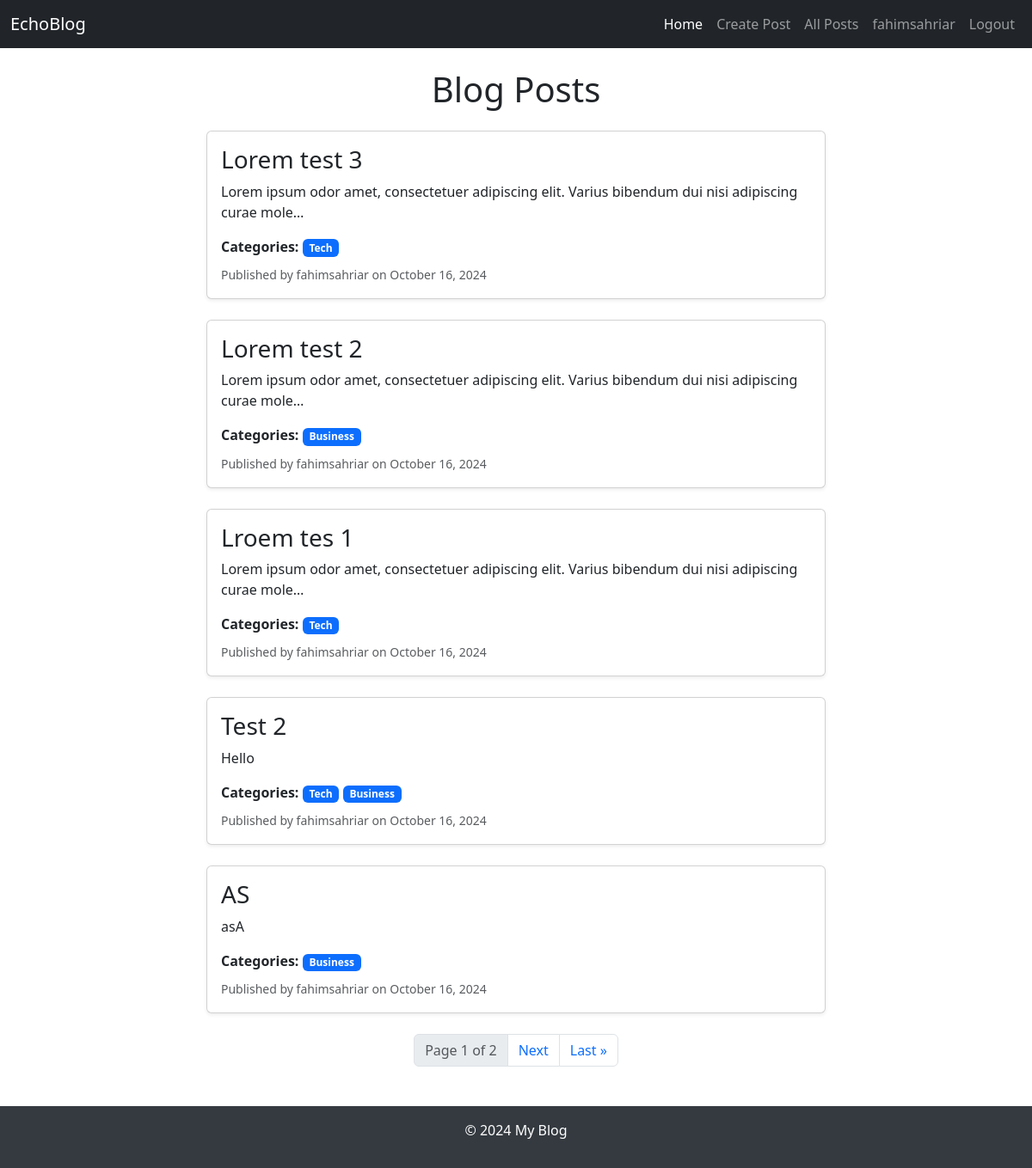
The app's page /post/all/ (signed in) with its own data.
### main/models.py (models this page shows, shortened)
class Post(models.Model):
    title = models.CharField(max_length=200)
    content = models.TextField(null=True)
    author = models.ForeignKey(User, on_delete=models.CASCADE, null=True)
    created_at = models.DateTimeField(auto_now_add=True)
    updated_at = models.DateTimeField(auto_now=True)
    categories = models.ManyToManyField('Category')
    likes = models.ManyToManyField(User, related_name='post_likes', blank=True)

class Category(models.Model):
    name = models.CharField(max_length=100)

### main/views.py (the view)
# urls.py: path('post/all/', views.post_list, name='post_list'),
@login_required
def post_list(request):
    posts = Post.objects.order_by('-created_at')  # Get all posts, ordered by newest
    paginator = Paginator(posts, 5)  # Show 25 contacts per page.
    page_number = request.GET.get("page")
    posts_obj = paginator.get_page(page_number)
    return render(request, 'blog/post_list.html', {'posts': posts_obj})

### templates/blog/post_list.html (shortened to what this page needs)
{% extends 'blog/base.html' %}
{% block content %}
<div class="container">
    <h1 class="mt-4 mb-4 text-center">Blog Posts</h1>
    <div class="row">
        <div class="col-lg-8 mx-auto">
            {% for post in posts %}
            <div class="card mb-4 shadow-sm">
                <div class="card-body">
                    <h3 class="card-title">
                        <a href="{% url 'post_detail' post.id %}" class="text-dark text-decoration-none">
                            {{ post.title }}
                        </a>
                    </h3>
                    <p class="card-text">{{ post.content|truncatechars:100 }}</p>
                    <div class="mb-2">
                        <strong>Categories:</strong>
                        {% for category in post.categories.all %}
                            <span class="badge bg-primary">{{ category.name }}</span>
                        {% endfor %}
                    </div>
                    <small class="text-muted">
                        Published by {{ post.author.username }} on {{ post.created_at|date:"F j, Y" }}
                    </small>
                </div>
            </div>
            {% endfor %}
        </div>
    </div>
    <div class="d-flex justify-content-center">
        <nav aria-label="Page navigation">
            <ul class="pagination">
                <li class="page-item disabled">
                    <span class="page-link">Page {{ posts.number }} of {{ posts.paginator.num_pages }}</span>
                </li>
                {% if posts.has_next %}
                    <li class="page-item">
                        <a class="page-link" href="?page={{ posts.next_page_number }}">Next</a>
                    </li>
                    <li class="page-item">
                        <a class="page-link" href="?page={{ posts.paginator.num_pages }}">Last &raquo;</a>
                    </li>
                {% endif %}
            </ul>
        </nav>
    </div>
</div>
{% endblock %}

### templates/blog/base.html (shortened to what this page needs)
<!DOCTYPE html>
<html lang="en">
<head>
    <link href="https://cdn.jsdelivr.net/npm/bootstrap@5.3.1/dist/css/bootstrap.min.css" rel="stylesheet">
    <link href="https://cdnjs.cloudflare.com/ajax/libs/bootstrap-icons/1.10.3/font/bootstrap-icons.min.css" rel="stylesheet">
</head>
<body>
    <nav class="navbar navbar-expand-lg navbar-dark bg-dark fixed-top">
        <div class="container-fluid">
            <a class="navbar-brand" href="/">EchoBlog</a>
            <div class="collapse navbar-collapse" id="navbarNav">
                <ul class="navbar-nav ms-auto">
                    <li class="nav-item">
                        <a class="nav-link active" aria-current="page" href="/">Home</a>
                    </li>
                    {% if user.is_authenticated %}
                    <li class="nav-item">
                        <a class="nav-link" href="{% url 'create_post' %}">Create Post</a>
                    </li>
                    <li class="nav-item">
                        <a class="nav-link" href="{% url 'post_list' %}">All Posts</a>
                    </li>
                    <li class="nav-item">
                        <a class="nav-link" href="{% url 'user_profile' user.username %}">{{ user.username }}</a>
                    </li>
                    <li class="nav-item">
                        <a class="nav-link" href="{% url 'user_logout' %}">Logout</a>
                    </li>
                    {% endif %}
                </ul>
            </div>
        </div>
    </nav>
    <main class="container">
        <div class="row">
            <div class="col-12">
                {% block content %}{% endblock %}
            </div>
        </div>
    </main>
    <footer class="text-center py-3">
        <p>&copy; 2024 My Blog</p>
    </footer>
</body>
</html>

### templates/blog/base.html (style rules this page uses)
html, body { height: 100%; }
body { display: flex; flex-direction: column; padding-top: 56px; }
main { flex: 1; }
footer { margin-top: 30px; background-color: #343a40; color: white; }

### records on screen
Post: title "Lorem test 3", content "Lorem ipsum odor amet, consectetuer adipiscing elit. Varius bibendum dui nisi adipiscing curae mole…", author.username "fahimsahriar", created_at "October 16, 2024"
Category: name "Tech"
Post: title "Lorem test 2", content "Lorem ipsum odor amet, consectetuer adipiscing elit. Varius bibendum dui nisi adipiscing curae mole…", author.username "fahimsahriar", created_at "October 16, 2024"
Category: name "Business"
Post: title "Lroem tes 1", content "Lorem ipsum odor amet, consectetuer adipiscing elit. Varius bibendum dui nisi adipiscing curae mole…", author.username "fahimsahriar", created_at "October 16, 2024"
Post: title "Test 2", content "Hello", author.username "fahimsahriar", created_at "October 16, 2024"
Post: title "AS", content "asA", author.username "fahimsahriar", created_at "October 16, 2024"

### other values on screen
{{ user.username }} "fahimsahriar"
{{ posts.number }} "1"
{{ posts.paginator.num_pages }} "2"
